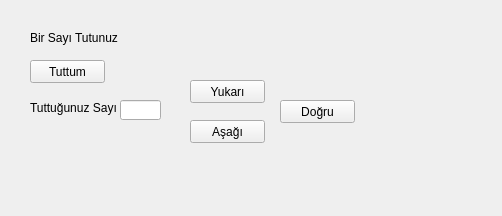
<?xml version="1.0" encoding="UTF-8"?>
<ui version="4.0">
 <class>anaPencere</class>
 <widget class="QWidget" name="anaPencere">
  <property name="geometry">
   <rect>
    <x>0</x>
    <y>0</y>
    <width>502</width>
    <height>216</height>
   </rect>
  </property>
  <property name="windowTitle">
   <string>anaPencere</string>
  </property>
  <widget class="QLabel" name="label">
   <property name="geometry">
    <rect>
     <x>30</x>
     <y>30</y>
     <width>211</width>
     <height>16</height>
    </rect>
   </property>
   <property name="text">
    <string>Bir Sayı Tutunuz</string>
   </property>
  </widget>
  <widget class="QPushButton" name="pushButton">
   <property name="geometry">
    <rect>
     <x>30</x>
     <y>60</y>
     <width>75</width>
     <height>23</height>
    </rect>
   </property>
   <property name="text">
    <string>Tuttum</string>
   </property>
  </widget>
  <widget class="QLabel" name="label_2">
   <property name="geometry">
    <rect>
     <x>30</x>
     <y>100</y>
     <width>211</width>
     <height>16</height>
    </rect>
   </property>
   <property name="text">
    <string>Tuttuğunuz Sayı </string>
   </property>
  </widget>
  <widget class="QLineEdit" name="lineEdit">
   <property name="geometry">
    <rect>
     <x>120</x>
     <y>100</y>
     <width>41</width>
     <height>20</height>
    </rect>
   </property>
  </widget>
  <widget class="QPushButton" name="pushButton_2">
   <property name="geometry">
    <rect>
     <x>190</x>
     <y>80</y>
     <width>75</width>
     <height>23</height>
    </rect>
   </property>
   <property name="text">
    <string>Yukarı</string>
   </property>
  </widget>
  <widget class="QPushButton" name="pushButton_3">
   <property name="geometry">
    <rect>
     <x>190</x>
     <y>120</y>
     <width>75</width>
     <height>23</height>
    </rect>
   </property>
   <property name="text">
    <string>Aşağı</string>
   </property>
  </widget>
  <widget class="QPushButton" name="pushButton_4">
   <property name="geometry">
    <rect>
     <x>280</x>
     <y>100</y>
     <width>75</width>
     <height>23</height>
    </rect>
   </property>
   <property name="text">
    <string>Doğru</string>
   </property>
  </widget>
 </widget>
 <layoutdefault spacing="6" margin="11"/>
 <resources/>
 <connections/>
</ui>
